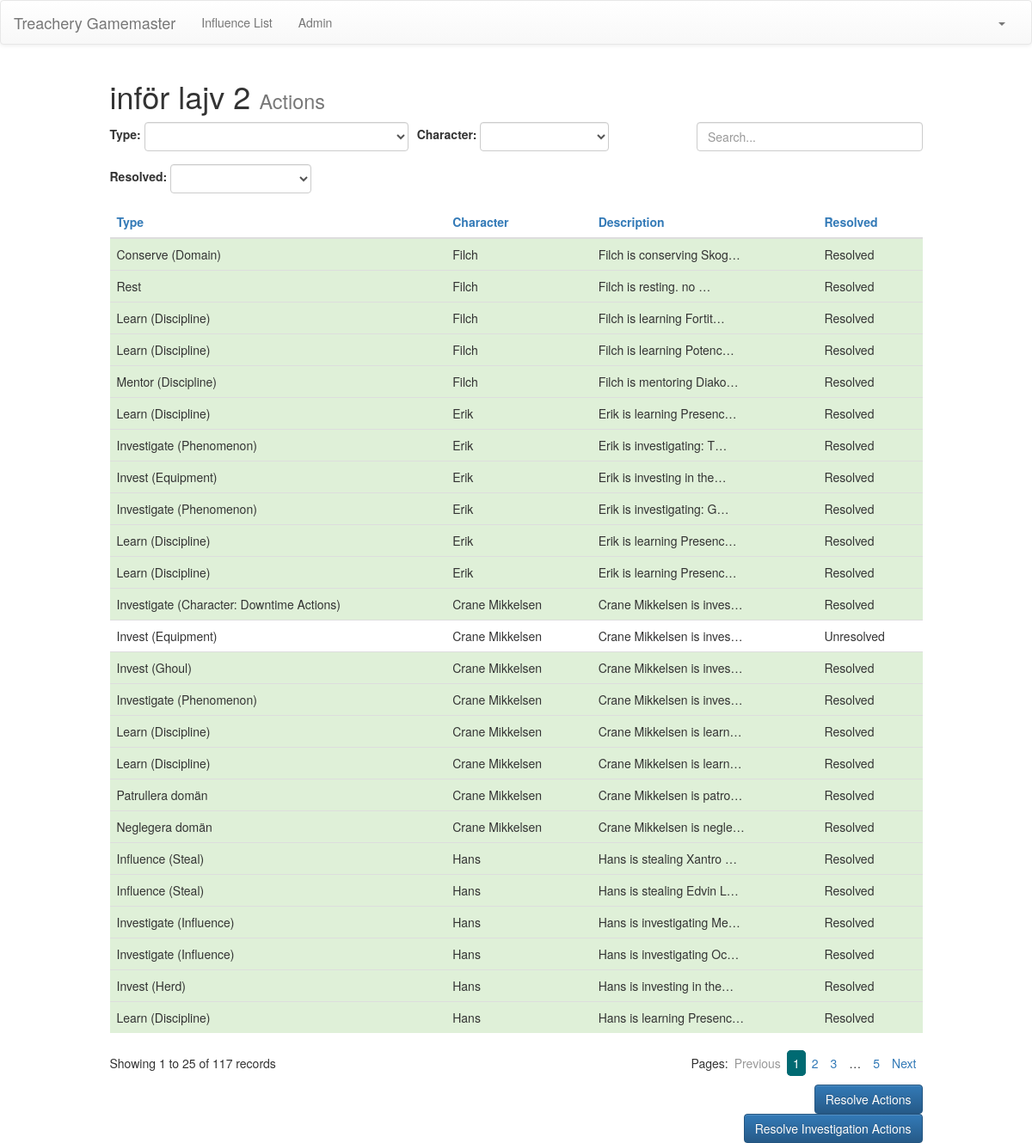
Before: /gm/session/1/actions (signed in) with the older database file.
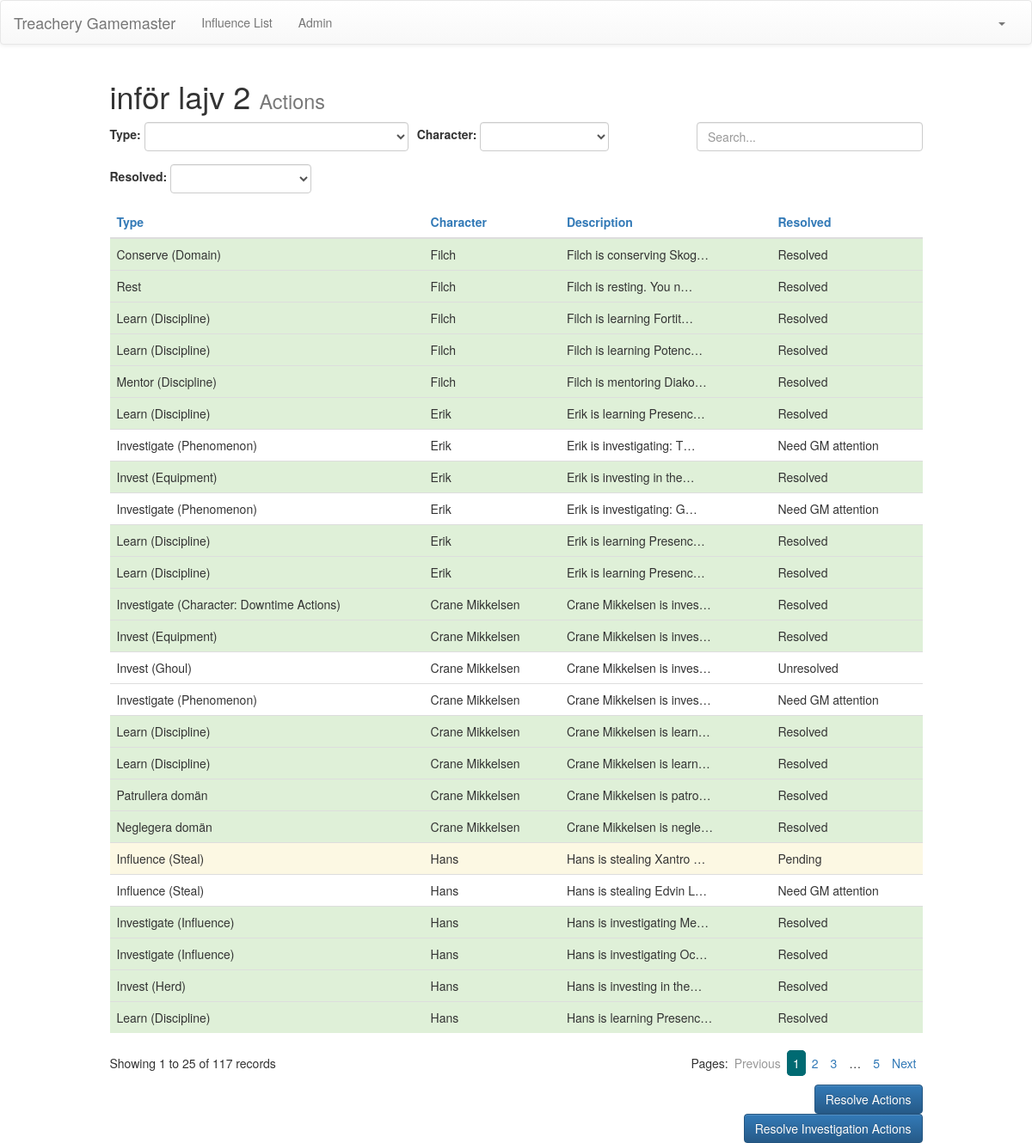
After: the same page with the newer database file.
### players/models.py (models this page shows, shortened)
class Session(Model):
    name = CharField(max_length=200)
    previous = ForeignKey('Session',blank=True,null=True)
    is_open = BooleanField(default=True)
    is_special = BooleanField(default=False)
    action_set = ForeignKey(ActionOption,blank=True,null=True)
    feeding_domains = ManyToManyField(Domain, blank=True)

class Action(Model):
    result = PositiveIntegerField(default=0)
    action_type = ForeignKey(ActionType)
    character = ForeignKey(Character)
    session = ForeignKey(Session, related_name='actions')
    helpers = ManyToManyField(
        Character,
        related_name="allowedHelp",
        blank=True,
        help_text="People who you excpect help from on this action. (warning: they might betray you.) (Hold down Ctrl to select multiple choices.)")
    willpower = BooleanField(default=False,help_text="Do you want to spend a point of willpower for an automatic succses?")
    description = TextField(blank=True)
    resolved = CharField(
        max_length=10,
        choices=(
            (UNRESOLVED, 'Unresolved'),
            (PENDING, 'Pending'),
            (GM, 'Need GM attention'),
            (RESOLVED, 'Resolved')),
        default=UNRESOLVED)

class ActionType(Model):
    name = CharField(max_length=200)
    template = TextField(blank=True)
    no_roll = BooleanField(default=False)
    aid_action = BooleanField(default=False)

class Character(Model):
    name = CharField(max_length=200)
    user = OneToOneField(
                        User,
                        related_name='character',
                        blank=True,
                        null=True)
    nature  = ForeignKey(Nature,related_name='+')
    demeanor= ForeignKey(Nature,related_name='+')
    sire    = ForeignKey('Character',blank=True,null=True)
    clan    = ForeignKey(Clan,blank=True,null=True)
    generation = PositiveIntegerField(default=13)
    age     = ForeignKey(Age)
    titles  = ManyToManyField(Title, blank=True)
    open_goal1  = TextField(blank=True)
    open_goal2  = TextField(blank=True)
    hidden_goal = TextField(blank=True)
    attributes  = ManyToManyField(AttributeRating,    blank=True)
    specializations = ManyToManyField(Specialization, blank=True)
    disciplines = ManyToManyField(DisciplineRating,   blank=True)
    humanity   = PositiveIntegerField(default=7)
    max_willpower  = PositiveIntegerField(default=0)
    willpower  = PositiveIntegerField(default=0)
    blood      = PositiveIntegerField(default=10)
    bashing = PositiveIntegerField(default=0)
    lethal = PositiveIntegerField(default=0)
    aggravated = PositiveIntegerField(default=0)
    hooks  = ManyToManyField(Hook,  blank=True, related_name='master')
    resources  = PositiveIntegerField(default=0)
    rituals     = ManyToManyField(RitualRating,       blank=True)
    boons  = ManyToManyField(Boon,  blank=True)
    frenzyTriggers = TextField(blank=True)
    relationships = ManyToManyField(Relationship, related_name='master', blank=True)
    canon_fact        = ManyToManyField(CanonFact, blank=True)
    political_faction = ForeignKey(PoliticalFaction, blank=True,null=True)
    concept = TextField(blank=True)
    herd  = PositiveIntegerField(choices=((0,0),(1,1),(2,2),(3,3)),default=0)
    haven = PositiveIntegerField(choices=((0,0),(1,1),(2,2),(3,3)),default=0)
    equipment = ManyToManyField(Equipment, blank=True)
    weapons   = ManyToManyField(Weapon,    blank=True)
    ghouls    = ManyToManyField(Ghoul,     blank=True)
    exp          = PositiveIntegerField(default=0)
    humanity_exp = PositiveIntegerField(default=0)
    special_exp  = PositiveIntegerField(default=0)
    additional_notes = TextField(blank=True)

### gamemaster/views.py (the view)
class ActionListView(ListView):
    model = Action
    template_name = 'list.html'
    def get_queryset(self):
        self.session = get_object_or_404(Session, id=self.kwargs['session'])
        return Action.objects.filter(session=self.session)
    def get_context_data(self, **kwargs):
        context = super(ActionListView, self).get_context_data(**kwargs)
        session_name = get_object_or_404(Session,
                                         id=self.kwargs['session']).name
        context['session_name'] = session_name
        context['characters'] = Character.objects.all()
        context['action_types'] = ActionType.objects.all()
        context['type'] = 'actions'
        context['actions'] = self.object_list
        context['session_id'] = self.kwargs['session']
        return context

### gamemaster/templates/list.html (shortened to what this page needs)
{% extends "gm_base.html" %}
{% block head %}
  {% load staticfiles %}
  <link rel="stylesheet" href="{% static "gamemaster/css/jquery.dynatable.css" %}" />
{% endblock %}
{% block content %}
  <div class="container">
    {% include "elements/"|add:type|add:".html" %}
  </div>
{% endblock %}

### gamemaster/templates/gm_base.html (shortened to what this page needs)
<!DOCTYPE html>
<html lang="en">
  <head>
    {% load staticfiles %}
    <link rel="stylesheet" href="//maxcdn.bootstrapcdn.com/bootstrap/3.3.2/css/bootstrap.min.css">
    <link rel="stylesheet" href="//maxcdn.bootstrapcdn.com/bootstrap/3.3.2/css/bootstrap-theme.min.css">
    <link rel="stylesheet" href="{% static "treachery/css/treachery.css" %}" />
    {% block head %}{% endblock %}
  </head>
  <body>
    <nav class="navbar navbar-default">
      <div class="container-fluid">
        <div class="navbar-header">
          <a class="navbar-brand" href="{% url 'sessions' %}">Treachery Gamemaster</a>
        </div>
        <div class="collapse navbar-collapse" id="bs-example-navbar-collapse-1">
          <ul class="nav navbar-nav">
            <li><a href="{% url 'influence_list' %}">Influence List</a></li>
          </ul>
          <ul class="nav navbar-nav">
            <li><a href="/admin">Admin</a></li>
          </ul>
          <ul class="nav navbar-nav navbar-right">
            <li class="dropdown">
              <a href="#" class="dropdown-toggle" data-toggle="dropdown" role="button" aria-expanded="false">{{user.first_name}} {{user.last_name}}<span class="caret"></span></a>
            </li>
          </ul>
        </div>
      </div>
    </nav>
    {% block content %}{% endblock %}
  </body>
</html>

### gamemaster/templates/elements/actions.html (shortened to what this page needs)
<div class="row">
  <div class="col-md-10 col-md-offset-1">
    <h1>{{ session_name }} <small>Actions</small></h1>
  </div>
</div>
<div class="row">
  <div class="col-md-offset-1 col-md-7">
    <div class="form-group form-inline" style="float: left; padding-right:10px">
      <span><label>Type:</label>
        <select class="form-control" id="filter-actions-type" name="type">
          <option></option>
          {% for type in action_types %}
          <option>{{ type.name }}</option>
          {% endfor %}
        </select>
      </span>
    </div>
    <div class="form-group form-inline" style="float: left; padding-right:10px">
      <span><label>Character:</label>
        <select class="form-control" id="filter-actions-character" name="character">
          <option></option>
          {% for character in characters %}
          <option>{{ character.name }}</option>
          {% endfor %}
        </select>
      </span>
    </div>
    <div class="form-group form-inline" style="float: left;">
      <span><label>Resolved:</label>
        <select class="form-control" id="filter-actions-resolved" name="resolved">
          <option></option>
          <option>Unresolved</option>
        </select>
      </span>
    </div>
  </div>
  <div class="col-md-3 text-right">
    <input type="text" class="form-control" id="search" placeholder="Search...">
  </div>
</div>
<div class="row">
  <div class="col-md-offset-1 col-md-10">
    <table id="action-table" class="table table-hover">
      <thead>
        <tr>
          <th class="dynatable-head">Type</th>
          <th class="dynatable-head">Character</th>
          <th class="dynatable-head">Description</th>
          <th class="dynatable-head">Resolved</th>
        </tr>
      </thead>
      <tbody>
        {% for action in actions %}
        <tr class="clickableRow {% if action.resolved == "RESOLVED" %}success{% elif action.resolved == "PENDING" %}warning{% endif %}" data-href="{% url 'action' action.id %}">
          <td>{{ action.action_type.name }}</td>
          <td>{{ action.character.name }}</td>
          <td>{{ action.description|truncatechars:25 }}</td>
          <td>{{ action.get_resolved_display}}</td>
        </tr>
        {% endfor %}
      </tbody>
    </table>
  </div>
</div>
<div class="row">
  <div class="col-md-offset-1 col-md-10 text-right">
    <a class="btn btn-primary" href="{% url 'resolve_actions' session_id %}">Resolve Actions</a>
  </div>
  <div class="col-md-offset-1 col-md-10 text-right">
    <a class="btn btn-primary" href="{% url 'resolve_investigation_actions' session_id %}">Resolve Investigation Actions</a>
  </div>
</div>

Changed rows visible on the page:
changed Action "Rest": description "Filch is resting. no …" → "Filch is resting. You n…"
changed Action "Erik is investigating: T…": resolved "Resolved" → "Need GM attention"
changed Action "Erik is investigating: G…": resolved "Resolved" → "Need GM attention"
changed Action (number 13 of 25 on the later page): resolved "Unresolved" → "Resolved"
changed Action "Invest (Ghoul)": resolved "Resolved" → "Unresolved"
changed Action (number 15 of 25 on the later page): resolved "Resolved" → "Need GM attention"
changed Action "Hans is stealing Xantro …": resolved "Resolved" → "Pending"
changed Action "Hans is stealing Edvin L…": resolved "Resolved" → "Need GM attention"
